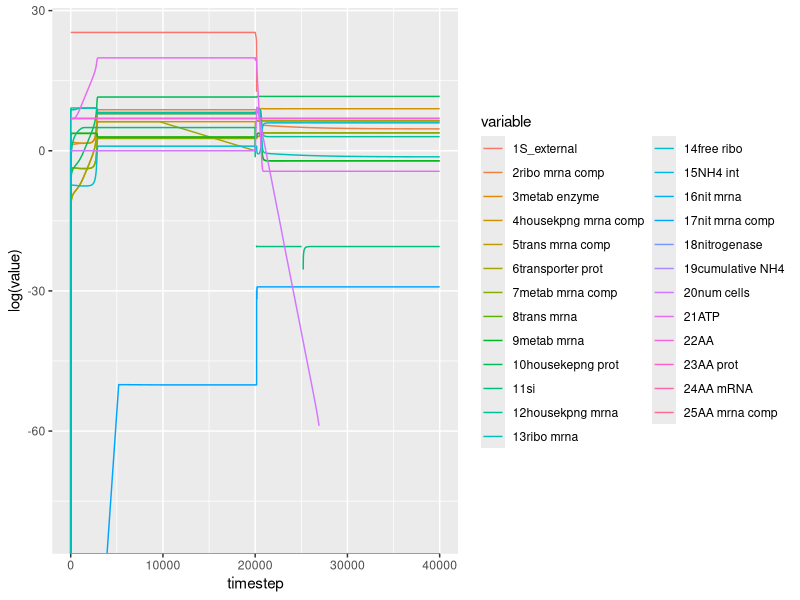
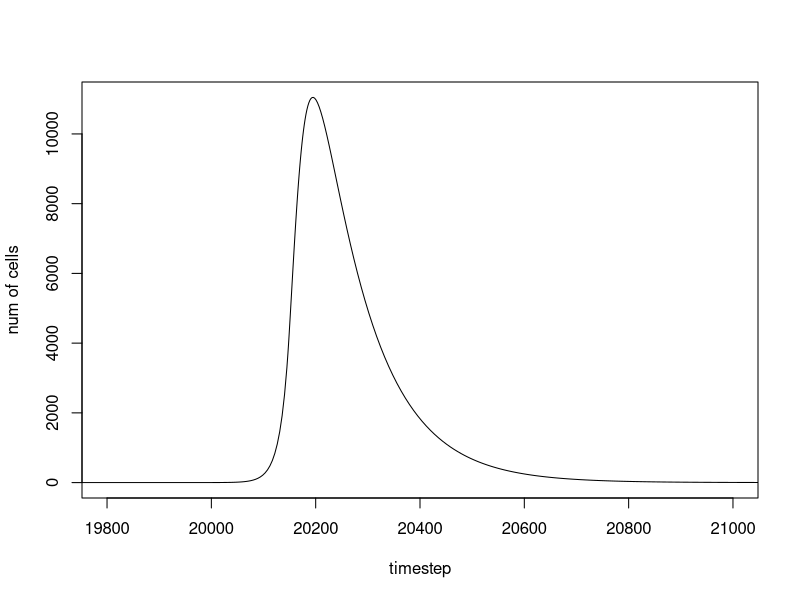
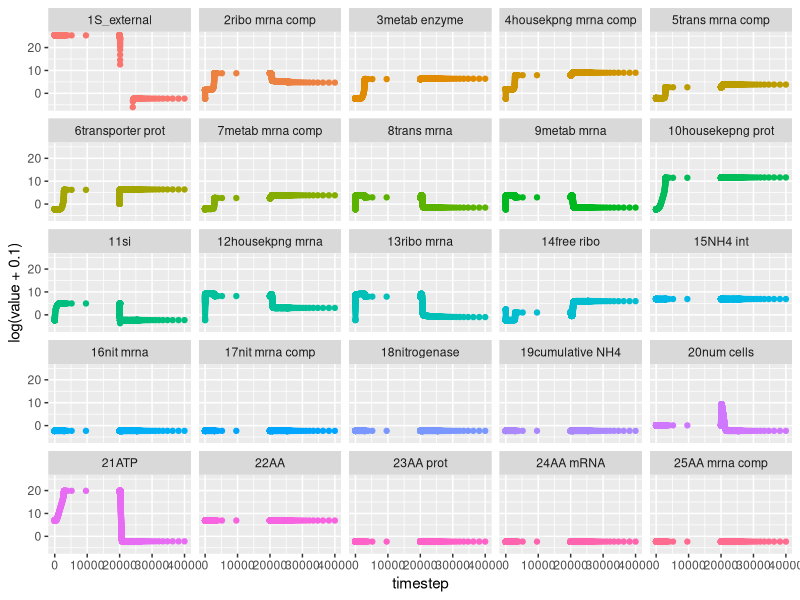

Reproduce these figures in R, in order.
rm(list=ls())
graphics.off()

library(ggplot2)
library(reshape2)
library(gridExtra)
library(cowplot)

#Plotted and saved model k_cat_AA: 0.01 k_a_NH4: 0.01k_a: 0.01k_NH4: 0.01k_a_AA: 0.01k_NH4_AA: 0.01k_ribo_a: 100.0k_ribo_AA: 0.01k_ribo_a_AA: 0.01k_ribo_AA_a: 100.0

# raw_data= read.csv("../data/high-AA-results-k_AA_0.01k_a_NH40.01k_a0.01k_NH40.01k_a_AA0.01k_NH4_AA0.01k_ribo_a0.01k_ribo_AA0.01k_ribo_a_AA0.01k_ribo_AA_a1.0.csv")
# raw_data = read.csv("../data/high-AA-results-k_AA_0.01k_a_NH40.01k_a0.01k_NH40.01k_a_AA0.01k_NH4_AA0.01k_ribo_a100.0k_ribo_AA100.0k_ribo_a_AA100.0k_ribo_AA_a100.0.csv")
# raw_data= read.csv("../data/high-AA-results-k_AA_0.01k_a_NH40.01k_a0.01k_NH40.01k_a_AA0.01k_NH4_AA0.01k_ribo_a0.01k_ribo_AA0.01k_ribo_a_AA0.01k_ribo_AA_a10000.0.csv")
# raw_data= read.csv("../data/param-sweep-0.1-0.1-0.1-0.1-0.1-0.1-0.1-0.1-0.1-100.0.csv")
raw_data= read.csv("reduced-model-output.csv")

raw_data = raw_data[,-c(1)]
sorted_data= raw_data[,order(names(raw_data))]
colnames(sorted_data)<- substring(names(sorted_data),6)

sorted_again<-sorted_data[,c("tamp","1","2","3","4","5","6","7","8","9","10","11","12","13","14","15","16","17","18","19","20","21","22","23","24","25")]
colnames(sorted_again)= c("timestep","1S_external","2ribo mrna comp","3metab enzyme","4housekpng mrna comp","5trans mrna comp","6transporter prot","7metab mrna comp","8trans mrna","9metab mrna","10housekepng prot","11si","12housekpng mrna","13ribo mrna","14free ribo","15NH4 int","16nit mrna","17nit mrna comp","18nitrogenase","19cumulative NH4","20num cells","21ATP","22AA","23AA prot","24AA mRNA","25AA mrna comp")

melted_data<- melt(sorted_again, id.var="timestep")
melted_data['log_molecules']= log(melted_data['value']+0.1)

plt = ggplot(data = melted_data, aes(x = timestep, y = log(value)))+geom_line(aes(color = variable))
# plt2=ggplot(data = melted_data, aes(x = timestep, y = log_molecules))+geom_line(aes(color = variable))
plt
# plt2
plot(type = "l",y=sorted_again$`20num cells`,x= sorted_again$timestep, xlim = c(19800,21000), ylab = "num of cells", xlab = "timestep")#, main = "NH4 constant at 1000. gamma modded: k_ribo_a = 0.01 k_ribo_AA= 0.01 k_ribo_a_AA = 0.01 k_ribo_AA_a = 1000.\n AA_prot_params: k_AA= 1000.0 k_cat_AA= 1000.0 k_a_NH4 = 1000.0 k_a = 1000.0 k_NH4 = 1000.0 k_a_AA = 0.01 k_NH4_AA= 0.01")
# tail((sorted_again$`21ATP`))

plt3 = ggplot(data = melted_data, aes(x = timestep, y = log(value+0.1))) +theme(legend.position = "none")+geom_point(aes(color = variable))+ facet_wrap(~ variable, ncol = 5)
plt3



# gam_data = read.csv("../data/gamma-file-1000.0-1000.0-1000.0-1000.0-0.01-0.01-0.01-0.01-0.01-1000.0.csv", header = F)
# gam_data["timestep"]<-seq(1,nrow(gam_data))
# colnames(gam_data)<- c("gamma","AA","atp","timestep")
# melted_gam<- melt(gam_data, id.var = "timestep")
# plot(gam_data$atp)
# plot(gam_data$gamma)
# plot(gam_data$AA)
# plt4<- ggplot(data = melted_gam, aes(y=log(value), x = timestep)) +geom_line(aes(color = variable))
# plt4



# par(mfcol=c(4,1))
# params_data = read.csv("../data/high-AA-params-file-0.01-0.01-0.01-0.01-0.01-0.01-0.01-0.01-0.01-1.0.csv")
# #AA_3= raw_data[raw_data$timestamp>20000,]
# plot(y= raw_data$value22, x=raw_data$timestamp, ylab = "num of AA (k_ribo_AA_a:1.0)")
# plot(params_data$new_AA, ylab = "num of AA produced")
# plot(params_data$AA_prot, ylab ="AA proteins")
# plot(params_data$AA_req, ylab = "AA requirement")
